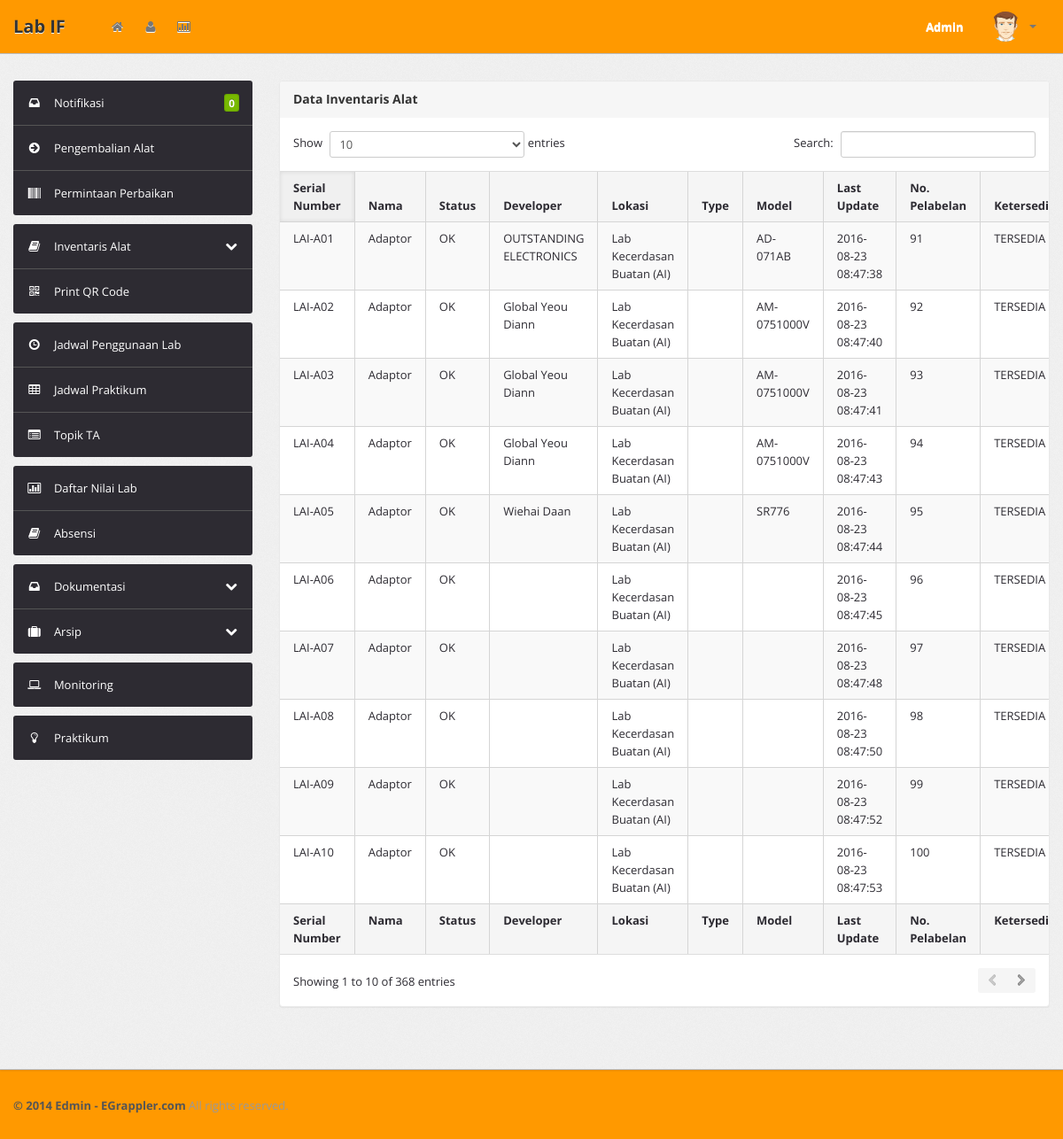
/admin/DataInventaris.php (signed in), run on the app's committed database.
### tables this page shows
CREATE TABLE IF NOT EXISTS `barang` (
  `serial_num` varchar(20) NOT NULL,
  `nama` varchar(50) DEFAULT NULL,
  `status` enum('OK','RUSAK') DEFAULT NULL,
  `developer` varchar(50) DEFAULT NULL,
  `lokasi` varchar(50) DEFAULT NULL,
  `type` varchar(50) DEFAULT NULL,
  `model` varchar(50) DEFAULT NULL,
  `last_update` datetime DEFAULT NULL,
  `no_pelabelan` int(11) DEFAULT NULL,
  `ketersediaan` enum('TERSEDIA','TIDAK TERSEDIA') DEFAULT NULL,
  PRIMARY KEY (`serial_num`)
);

### admin/DataInventaris.php (the view, shortened to what this page needs)
<!DOCTYPE html>
<html lang="en">
    <head>
        <link type="text/css" href="bootstrap/css/bootstrap.min.css" rel="stylesheet">
        <link type="text/css" href="bootstrap/css/bootstrap-responsive.min.css" rel="stylesheet">
        <link type="text/css" href="css/theme.css" rel="stylesheet">
        <link type="text/css" href="images/icons/css/font-awesome.css" rel="stylesheet">
    </head>
    <body>
        <div class="navbar navbar-fixed-top">
            <div class="navbar-inner">
                <?php
                if (empty($_SESSION['username'])) {
                    include './components/navbar1.php';
                } else {
                    include './components/navbar2.php';
                }
                ?>
            </div>
        </div>
        <div class="wrapper">
            <div class="container">
                <div class="row">
                    <div class="span3">
                        <?php
                        if (empty($_SESSION['kategori'])) {
                            include './components/sidebar1.php';
                        } else if ($_SESSION['kategori'] == "admin") {
                            include './components/sidebar4.php';
                        } else if ($_SESSION['kategori'] == "dosen") {
                            include './components/sidebar2.php';
                        } else if ($_SESSION['kategori'] == "mahasiswa") {
                            include './components/sidebar3.php';
                        }
                        ?>
                    </div>
                    <div class="span9">
                        <div class="content">
                            <div class="module">
                                <div class="module-head">
                                    <h3>Data Inventaris Alat</h3>
                                </div>
                                <div class="module-body table">
                                    <table cellpadding="0" cellspacing="0" border="0" class="datatable-1 table table-bordered table-striped display" width="100%">
                                        <thead>
                                            <tr>
                                                <th>Serial Number</th>
                                                <th>Nama</th>
                                                <th>Status</th>
                                                <th>Developer</th>
                                                <th>Lokasi</th>
                                                <th>Type</th>
                                                <th>Model</th>
                                                <th>Last Update</th>
                                                <th>No. Pelabelan</th>
                                                <th>Ketersediaan</th>
                                            </tr>
                                        </thead>
                                        <tbody>
                                            <?php
                                            $tampil = mysql_query("select * from barang order by serial_num");
                                            while ($r = mysql_fetch_array($tampil)) {
                                                echo"
                                                    <tr>
                                                        <td align=center>$r[serial_num]</td>
                                                        <td align=center>$r[nama]</td>
                                                        <td align=center>$r[status]</td>
                                                        <td align=center>$r[developer]</td>
                                                        <td align=center>$r[lokasi]</td>
                                                        <td align=center>$r[type]</td>
                                                        <td align=center>$r[model]</td>
                                                        <td align=center>$r[last_update]</td>
                                                        <td align=center>$r[no_pelabelan]</td>
                                                        <td align=center>$r[ketersediaan]</td>
                                                    </tr>";
                                            }
                                            ?>
                                        </tbody>
                                        <tfoot>
                                            <tr>
                                                <th>Serial Number</th>
                                                <th>Nama</th>
                                                <th>Status</th>
                                                <th>Developer</th>
                                                <th>Lokasi</th>
                                                <th>Type</th>
                                                <th>Model</th>
                                                <th>Last Update</th>
                                                <th>No. Pelabelan</th>
                                                <th>Ketersediaan</th>
                                            </tr>
                                        </tfoot>
                                    </table>
                                </div>
                            </div>
                            <br />
                        </div>
                    </div>
                </div>
            </div>
        </div>
        <div class="footer">
            <div class="container">
                <b class="copyright">&copy; 2014 Edmin - EGrappler.com </b>All rights reserved.
            </div>
        </div>
    </body>
</html>

### data on the page
barang: serial_num "LAI-A01", nama "Adaptor", status "OK", developer "OUTSTANDING ELECTRONICS", lokasi "Lab Kecerdasan Buatan (AI)", model "AD-071AB", last_update "2016-08-23 08:47:38", no_pelabelan "91", ketersediaan "TERSEDIA"
barang: serial_num "LAI-A02", nama "Adaptor", status "OK", developer "Global Yeou Diann", lokasi "Lab Kecerdasan Buatan (AI)", model "AM-0751000V", last_update "2016-08-23 08:47:40", no_pelabelan "92", ketersediaan "TERSEDIA"
barang: serial_num "LAI-A03", nama "Adaptor", status "OK", developer "Global Yeou Diann", lokasi "Lab Kecerdasan Buatan (AI)", model "AM-0751000V", last_update "2016-08-23 08:47:41", no_pelabelan "93", ketersediaan "TERSEDIA"
barang: serial_num "LAI-A04", nama "Adaptor", status "OK", developer "Global Yeou Diann", lokasi "Lab Kecerdasan Buatan (AI)", model "AM-0751000V", last_update "2016-08-23 08:47:43", no_pelabelan "94", ketersediaan "TERSEDIA"
barang: serial_num "LAI-A05", nama "Adaptor", status "OK", developer "Wiehai Daan", lokasi "Lab Kecerdasan Buatan (AI)", model "SR776", last_update "2016-08-23 08:47:44", no_pelabelan "95", ketersediaan "TERSEDIA"
barang: serial_num "LAI-A06", nama "Adaptor", status "OK", lokasi "Lab Kecerdasan Buatan (AI)", last_update "2016-08-23 08:47:45", no_pelabelan "96", ketersediaan "TERSEDIA"
barang: serial_num "LAI-A07", nama "Adaptor", status "OK", lokasi "Lab Kecerdasan Buatan (AI)", last_update "2016-08-23 08:47:48", no_pelabelan "97", ketersediaan "TERSEDIA"
barang: serial_num "LAI-A08", nama "Adaptor", status "OK", lokasi "Lab Kecerdasan Buatan (AI)", last_update "2016-08-23 08:47:50", no_pelabelan "98", ketersediaan "TERSEDIA"
barang: serial_num "LAI-A09", nama "Adaptor", status "OK", lokasi "Lab Kecerdasan Buatan (AI)", last_update "2016-08-23 08:47:52", no_pelabelan "99", ketersediaan "TERSEDIA"
barang: serial_num "LAI-A10", nama "Adaptor", status "OK", lokasi "Lab Kecerdasan Buatan (AI)", last_update "2016-08-23 08:47:53", no_pelabelan "100", ketersediaan "TERSEDIA"

### other printed values
$_SESSION[username] "Admin"
$result "0"
